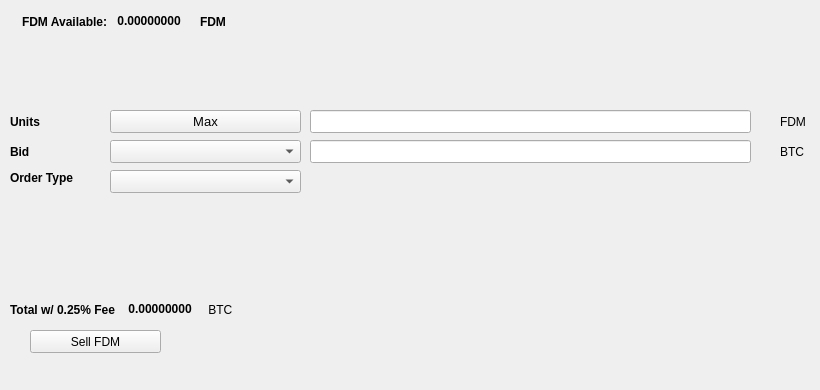
   <widget class="QWidget" name="SellTab">
    <attribute name="title">
     <string>Sell</string>
    </attribute>
    <widget class="QLabel" name="label_16">
     <property name="geometry">
      <rect>
       <x>780</x>
       <y>140</y>
       <width>31</width>
       <height>23</height>
      </rect>
     </property>
     <property name="text">
      <string>BTC</string>
     </property>
    </widget>
    <widget class="QComboBox" name="SellBidcomboBox">
     <property name="geometry">
      <rect>
       <x>110</x>
       <y>140</y>
       <width>191</width>
       <height>23</height>
      </rect>
     </property>
     <property name="font">
      <font>
       <pointsize>10</pointsize>
      </font>
     </property>
    </widget>
    <widget class="QLabel" name="label_18">
     <property name="geometry">
      <rect>
       <x>10</x>
       <y>110</y>
       <width>46</width>
       <height>23</height>
      </rect>
     </property>
     <property name="font">
      <font>
       <weight>75</weight>
       <bold>true</bold>
      </font>
     </property>
     <property name="text">
      <string>Units</string>
     </property>
    </widget>
    <widget class="QPushButton" name="Sell_Max_Amount">
     <property name="geometry">
      <rect>
       <x>110</x>
       <y>110</y>
       <width>191</width>
       <height>23</height>
      </rect>
     </property>
     <property name="font">
      <font>
       <pointsize>10</pointsize>
      </font>
     </property>
     <property name="text">
      <string>Max</string>
     </property>
    </widget>
    <widget class="QLabel" name="label_20">
     <property name="geometry">
      <rect>
       <x>10</x>
       <y>170</y>
       <width>91</width>
       <height>16</height>
      </rect>
     </property>
     <property name="font">
      <font>
       <weight>75</weight>
       <bold>true</bold>
      </font>
     </property>
     <property name="text">
      <string>Order Type</string>
     </property>
    </widget>
    <widget class="QComboBox" name="SellOrdertypeCombo">
     <property name="geometry">
      <rect>
       <x>110</x>
       <y>170</y>
       <width>191</width>
       <height>23</height>
      </rect>
     </property>
     <property name="font">
      <font>
       <pointsize>10</pointsize>
      </font>
     </property>
    </widget>
    <widget class="QLabel" name="label_21">
     <property name="geometry">
      <rect>
       <x>10</x>
       <y>140</y>
       <width>46</width>
       <height>23</height>
      </rect>
     </property>
     <property name="font">
      <font>
       <weight>75</weight>
       <bold>true</bold>
      </font>
     </property>
     <property name="text">
      <string>Bid</string>
     </property>
    </widget>
    <widget class="QLabel" name="label_22">
     <property name="geometry">
      <rect>
       <x>780</x>
       <y>110</y>
       <width>31</width>
       <height>23</height>
      </rect>
     </property>
     <property name="text">
      <string>FDM</string>
     </property>
    </widget>
    <widget class="QLineEdit" name="UnitsInputFDM">
     <property name="geometry">
      <rect>
       <x>310</x>
       <y>110</y>
       <width>441</width>
       <height>23</height>
      </rect>
     </property>
     <property name="font">
      <font>
       <pointsize>9</pointsize>
       <weight>75</weight>
       <bold>true</bold>
      </font>
     </property>
    </widget>
    <widget class="QLineEdit" name="SellBidPriceEdit">
     <property name="geometry">
      <rect>
       <x>310</x>
       <y>140</y>
       <width>441</width>
       <height>23</height>
      </rect>
     </property>
     <property name="font">
      <font>
       <pointsize>9</pointsize>
       <weight>75</weight>
       <bold>true</bold>
      </font>
     </property>
    </widget>
    <widget class="QPushButton" name="SellFDMBTN">
     <property name="geometry">
      <rect>
       <x>30</x>
       <y>330</y>
       <width>131</width>
       <height>23</height>
      </rect>
     </property>
     <property name="text">
      <string>Sell FDM</string>
     </property>
     <property name="icon">
      <iconset resource="../FDM">
       <normaloff>:/icons/bitcoin</normaloff>:/icons/bitcoin</iconset>
     </property>
    </widget>
    <widget class="QWidget" name="layoutWidget3">
     <property name="geometry">
      <rect>
       <x>22</x>
       <y>12</y>
       <width>258</width>
       <height>19</height>
      </rect>
     </property>
     <layout class="QHBoxLayout" name="horizontalLayout">
      <item>
       <widget class="QLabel" name="label232_2">
        <property name="font">
         <font>
          <weight>75</weight>
          <bold>true</bold>
         </font>
        </property>
        <property name="text">
         <string>FDM Available:</string>
        </property>
       </widget>
      </item>
      <item>
       <widget class="QLabel" name="FDMAvailableLabel">
        <property name="palette">
         <palette>
          <active>
           <colorrole role="WindowText">
            <brush brushstyle="SolidPattern">
             <color alpha="255">
              <red>0</red>
              <green>0</green>
              <blue>0</blue>
             </color>
            </brush>
           </colorrole>
           <colorrole role="Button">
            <brush brushstyle="SolidPattern">
             <color alpha="255">
              <red>0</red>
              <green>170</green>
              <blue>0</blue>
             </color>
            </brush>
           </colorrole>
           <colorrole role="Light">
            <brush brushstyle="SolidPattern">
             <color alpha="255">
              <red>0</red>
              <green>255</green>
              <blue>0</blue>
             </color>
            </brush>
           </colorrole>
           <colorrole role="Midlight">
            <brush brushstyle="SolidPattern">
             <color alpha="255">
              <red>0</red>
              <green>212</green>
              <blue>0</blue>
             </color>
            </brush>
           </colorrole>
           <colorrole role="Dark">
            <brush brushstyle="SolidPattern">
             <color alpha="255">
              <red>0</red>
              <green>85</green>
              <blue>0</blue>
             </color>
            </brush>
           </colorrole>
           <colorrole role="Mid">
            <brush brushstyle="SolidPattern">
             <color alpha="255">
              <red>0</red>
              <green>113</green>
              <blue>0</blue>
             </color>
            </brush>
           </colorrole>
           <colorrole role="Text">
            <brush brushstyle="SolidPattern">
             <color alpha="255">
              <red>0</red>
              <green>170</green>
              <blue>0</blue>
             </color>
            </brush>
           </colorrole>
           <colorrole role="BrightText">
            <brush brushstyle="SolidPattern">
             <color alpha="255">
              <red>255</red>
              <green>255</green>
              <blue>255</blue>
             </color>
            </brush>
           </colorrole>
           <colorrole role="ButtonText">
            <brush brushstyle="SolidPattern">
             <color alpha="255">
              <red>0</red>
              <green>0</green>
              <blue>0</blue>
             </color>
            </brush>
           </colorrole>
           <colorrole role="Base">
            <brush brushstyle="SolidPattern">
             <color alpha="255">
              <red>255</red>
              <green>255</green>
              <blue>255</blue>
             </color>
            </brush>
           </colorrole>
           <colorrole role="Window">
            <brush brushstyle="SolidPattern">
             <color alpha="255">
              <red>0</red>
              <green>170</green>
              <blue>0</blue>
             </color>
            </brush>
           </colorrole>
           <colorrole role="Shadow">
            <brush brushstyle="SolidPattern">
             <color alpha="255">
              <red>0</red>
              <green>0</green>
              <blue>0</blue>
             </color>
            </brush>
           </colorrole>
           <colorrole role="AlternateBase">
            <brush brushstyle="SolidPattern">
             <color alpha="255">
              <red>127</red>
              <green>212</green>
              <blue>127</blue>
             </color>
            </brush>
           </colorrole>
           <colorrole role="ToolTipBase">
            <brush brushstyle="SolidPattern">
             <color alpha="255">
              <red>255</red>
              <green>255</green>
              <blue>220</blue>
             </color>
            </brush>
           </colorrole>
           <colorrole role="ToolTipText">
            <brush brushstyle="SolidPattern">
             <color alpha="255">
              <red>0</red>
              <green>0</green>
              <blue>0</blue>
             </color>
            </brush>
           </colorrole>
          </active>
          <inactive>
           <colorrole role="WindowText">
            <brush brushstyle="SolidPattern">
             <color alpha="255">
              <red>0</red>
              <green>0</green>
              <blue>0</blue>
             </color>
            </brush>
           </colorrole>
           <colorrole role="Button">
            <brush brushstyle="SolidPattern">
             <color alpha="255">
              <red>0</red>
              <green>170</green>
              <blue>0</blue>
             </color>
            </brush>
           </colorrole>
           <colorrole role="Light">
            <brush brushstyle="SolidPattern">
             <color alpha="255">
              <red>0</red>
              <green>255</green>
              <blue>0</blue>
             </color>
            </brush>
           </colorrole>
           <colorrole role="Midlight">
            <brush brushstyle="SolidPattern">
             <color alpha="255">
              <red>0</red>
              <green>212</green>
              <blue>0</blue>
             </color>
            </brush>
           </colorrole>
           <colorrole role="Dark">
            <brush brushstyle="SolidPattern">
             <color alpha="255">
              <red>0</red>
              <green>85</green>
              <blue>0</blue>
             </color>
            </brush>
           </colorrole>
           <colorrole role="Mid">
            <brush brushstyle="SolidPattern">
             <color alpha="255">
              <red>0</red>
              <green>113</green>
              <blue>0</blue>
             </color>
            </brush>
           </colorrole>
           <colorrole role="Text">
            <brush brushstyle="SolidPattern">
             <color alpha="255">
              <red>0</red>
              <green>170</green>
              <blue>0</blue>
             </color>
            </brush>
           </colorrole>
           <colorrole role="BrightText">
            <brush brushstyle="SolidPattern">
             <color alpha="255">
              <red>255</red>
              <green>255</green>
              <blue>255</blue>
             </color>
            </brush>
           </colorrole>
           <colorrole role="ButtonText">
            <brush brushstyle="SolidPattern">
             <color alpha="255">
              <red>0</red>
              <green>0</green>
              <blue>0</blue>
             </color>
            </brush>
           </colorrole>
           <colorrole role="Base">
            <brush brushstyle="SolidPattern">
             <color alpha="255">
              <red>255</red>
              <green>255</green>
              <blue>255</blue>
             </color>
            </brush>
           </colorrole>
           <colorrole role="Window">
            <brush brushstyle="SolidPattern">
             <color alpha="255">
              <red>0</red>
              <green>170</green>
              <blue>0</blue>
             </color>
            </brush>
           </colorrole>
           <colorrole role="Shadow">
            <brush brushstyle="SolidPattern">
             <color alpha="255">
              <red>0</red>
              <green>0</green>
              <blue>0</blue>
             </color>
            </brush>
           </colorrole>
           <colorrole role="AlternateBase">
            <brush brushstyle="SolidPattern">
             <color alpha="255">
              <red>127</red>
              <green>212</green>
              <blue>127</blue>
             </color>
            </brush>
           </colorrole>
           <colorrole role="ToolTipBase">
            <brush brushstyle="SolidPattern">
             <color alpha="255">
              <red>255</red>
              <green>255</green>
              <blue>220</blue>
             </color>
            </brush>
           </colorrole>
           <colorrole role="ToolTipText">
            <brush brushstyle="SolidPattern">
             <color alpha="255">
              <red>0</red>
              <green>0</green>
              <blue>0</blue>
             </color>
            </brush>
           </colorrole>
          </inactive>
          <disabled>
           <colorrole role="WindowText">
            <brush brushstyle="SolidPattern">
             <color alpha="255">
              <red>0</red>
              <green>85</green>
              <blue>0</blue>
             </color>
            </brush>
           </colorrole>
           <colorrole role="Button">
            <brush brushstyle="SolidPattern">
             <color alpha="255">
              <red>0</red>
              <green>170</green>
              <blue>0</blue>
             </color>
            </brush>
           </colorrole>
           <colorrole role="Light">
            <brush brushstyle="SolidPattern">
             <color alpha="255">
              <red>0</red>
              <green>255</green>
              <blue>0</blue>
             </color>
            </brush>
           </colorrole>
           <colorrole role="Midlight">
            <brush brushstyle="SolidPattern">
             <color alpha="255">
              <red>0</red>
              <green>212</green>
              <blue>0</blue>
             </color>
            </brush>
           </colorrole>
           <colorrole role="Dark">
            <brush brushstyle="SolidPattern">
             <color alpha="255">
              <red>0</red>
              <green>85</green>
              <blue>0</blue>
             </color>
            </brush>
           </colorrole>
           <colorrole role="Mid">
            <brush brushstyle="SolidPattern">
             <color alpha="255">
              <red>0</red>
              <green>113</green>
              <blue>0</blue>
             </color>
            </brush>
           </colorrole>
           <colorrole role="Text">
            <brush brushstyle="SolidPattern">
             <color alpha="255">
              <red>0</red>
              <green>85</green>
              <blue>0</blue>
             </color>
            </brush>
           </colorrole>
           <colorrole role="BrightText">
            <brush brushstyle="SolidPattern">
             <color alpha="255">
              <red>255</red>
              <green>255</green>
              <blue>255</blue>
             </color>
            </brush>
           </colorrole>
           <colorrole role="ButtonText">
            <brush brushstyle="SolidPattern">
             <color alpha="255">
              <red>0</red>
              <green>85</green>
              <blue>0</blue>
             </color>
            </brush>
           </colorrole>
           <colorrole role="Base">
            <brush brushstyle="SolidPattern">
             <color alpha="255">
              <red>0</red>
              <green>170</green>
              <blue>0</blue>
             </color>
            </brush>
           </colorrole>
           <colorrole role="Window">
            <brush brushstyle="SolidPattern">
             <color alpha="255">
              <red>0</red>
              <green>170</green>
              <blue>0</blue>
             </color>
            </brush>
           </colorrole>
           <colorrole role="Shadow">
            <brush brushstyle="SolidPattern">
             <color alpha="255">
              <red>0</red>
              <green>0</green>
              <blue>0</blue>
             </color>
            </brush>
           </colorrole>
           <colorrole role="AlternateBase">
            <brush brushstyle="SolidPattern">
             <color alpha="255">
              <red>0</red>
              <green>170</green>
              <blue>0</blue>
             </color>
            </brush>
           </colorrole>
           <colorrole role="ToolTipBase">
            <brush brushstyle="SolidPattern">
             <color alpha="255">
              <red>255</red>
              <green>255</green>
              <blue>220</blue>
             </color>
            </brush>
           </colorrole>
           <colorrole role="ToolTipText">
            <brush brushstyle="SolidPattern">
             <color alpha="255">
              <red>0</red>
              <green>0</green>
              <blue>0</blue>
             </color>
            </brush>
           </colorrole>
          </disabled>
         </palette>
        </property>
        <property name="font">
         <font>
          <weight>75</weight>
          <bold>true</bold>
         </font>
        </property>
        <property name="text">
         <string> 0.00000000 </string>
        </property>
        <property name="textInteractionFlags">
         <set>Qt::LinksAccessibleByMouse|Qt::TextSelectableByKeyboard|Qt::TextSelectableByMouse</set>
        </property>
       </widget>
      </item>
      <item>
       <widget class="QLabel" name="labelFDM">
        <property name="font">
         <font>
          <weight>75</weight>
          <bold>true</bold>
         </font>
        </property>
        <property name="text">
         <string>FDM</string>
        </property>
       </widget>
      </item>
     </layout>
    </widget>
    <widget class="QWidget" name="layoutWidget">
     <property name="geometry">
      <rect>
       <x>10</x>
       <y>300</y>
       <width>268</width>
       <height>19</height>
      </rect>
     </property>
     <layout class="QHBoxLayout" name="horizontalLayout_2">
      <item>
       <widget class="QLabel" name="label_19">
        <property name="font">
         <font>
          <weight>75</weight>
          <bold>true</bold>
         </font>
        </property>
        <property name="text">
         <string>Total w/ 0.25% Fee </string>
        </property>
       </widget>
      </item>
      <item>
       <widget class="QLabel" name="SellCostLabel">
        <property name="palette">
         <palette>
          <active>
           <colorrole role="WindowText">
            <brush brushstyle="SolidPattern">
             <color alpha="255">
              <red>0</red>
              <green>0</green>
              <blue>0</blue>
             </color>
            </brush>
           </colorrole>
           <colorrole role="Button">
            <brush brushstyle="SolidPattern">
             <color alpha="255">
              <red>0</red>
              <green>170</green>
              <blue>0</blue>
             </color>
            </brush>
           </colorrole>
           <colorrole role="Light">
            <brush brushstyle="SolidPattern">
             <color alpha="255">
              <red>0</red>
              <green>255</green>
              <blue>0</blue>
             </color>
            </brush>
           </colorrole>
           <colorrole role="Midlight">
            <brush brushstyle="SolidPattern">
             <color alpha="255">
              <red>0</red>
              <green>212</green>
              <blue>0</blue>
             </color>
            </brush>
           </colorrole>
           <colorrole role="Dark">
            <brush brushstyle="SolidPattern">
             <color alpha="255">
              <red>0</red>
              <green>85</green>
              <blue>0</blue>
             </color>
            </brush>
           </colorrole>
           <colorrole role="Mid">
            <brush brushstyle="SolidPattern">
             <color alpha="255">
              <red>0</red>
              <green>113</green>
              <blue>0</blue>
             </color>
            </brush>
           </colorrole>
           <colorrole role="Text">
            <brush brushstyle="SolidPattern">
             <color alpha="255">
              <red>0</red>
              <green>170</green>
              <blue>0</blue>
             </color>
            </brush>
           </colorrole>
           <colorrole role="BrightText">
            <brush brushstyle="SolidPattern">
             <color alpha="255">
              <red>255</red>
              <green>255</green>
              <blue>255</blue>
             </color>
            </brush>
           </colorrole>
           <colorrole role="ButtonText">
            <brush brushstyle="SolidPattern">
             <color alpha="255">
              <red>0</red>
              <green>0</green>
              <blue>0</blue>
             </color>
            </brush>
           </colorrole>
           <colorrole role="Base">
            <brush brushstyle="SolidPattern">
             <color alpha="255">
              <red>255</red>
              <green>255</green>
              <blue>255</blue>
             </color>
            </brush>
           </colorrole>
           <colorrole role="Window">
            <brush brushstyle="SolidPattern">
             <color alpha="255">
              <red>0</red>
              <green>170</green>
              <blue>0</blue>
             </color>
            </brush>
           </colorrole>
           <colorrole role="Shadow">
            <brush brushstyle="SolidPattern">
             <color alpha="255">
              <red>0</red>
              <green>0</green>
              <blue>0</blue>
             </color>
            </brush>
           </colorrole>
           <colorrole role="AlternateBase">
            <brush brushstyle="SolidPattern">
             <color alpha="255">
              <red>127</red>
              <green>212</green>
              <blue>127</blue>
             </color>
            </brush>
           </colorrole>
           <colorrole role="ToolTipBase">
            <brush brushstyle="SolidPattern">
             <color alpha="255">
              <red>255</red>
              <green>255</green>
              <blue>220</blue>
             </color>
            </brush>
           </colorrole>
           <colorrole role="ToolTipText">
            <brush brushstyle="SolidPattern">
             <color alpha="255">
              <red>0</red>
              <green>0</green>
              <blue>0</blue>
             </color>
            </brush>
           </colorrole>
          </active>
          <inactive>
           <colorrole role="WindowText">
            <brush brushstyle="SolidPattern">
             <color alpha="255">
              <red>0</red>
              <green>0</green>
              <blue>0</blue>
             </color>
            </brush>
           </colorrole>
           <colorrole role="Button">
            <brush brushstyle="SolidPattern">
             <color alpha="255">
              <red>0</red>
              <green>170</green>
              <blue>0</blue>
             </color>
            </brush>
           </colorrole>
           <colorrole role="Light">
            <brush brushstyle="SolidPattern">
             <color alpha="255">
              <red>0</red>
              <green>255</green>
              <blue>0</blue>
             </color>
            </brush>
           </colorrole>
           <colorrole role="Midlight">
            <brush brushstyle="SolidPattern">
             <color alpha="255">
              <red>0</red>
              <green>212</green>
              <blue>0</blue>
             </color>
            </brush>
           </colorrole>
           <colorrole role="Dark">
            <brush brushstyle="SolidPattern">
             <color alpha="255">
              <red>0</red>
              <green>85</green>
              <blue>0</blue>
             </color>
            </brush>
           </colorrole>
           <colorrole role="Mid">
            <brush brushstyle="SolidPattern">
             <color alpha="255">
              <red>0</red>
              <green>113</green>
              <blue>0</blue>
             </color>
            </brush>
           </colorrole>
           <colorrole role="Text">
            <brush brushstyle="SolidPattern">
             <color alpha="255">
              <red>0</red>
              <green>170</green>
              <blue>0</blue>
             </color>
            </brush>
           </colorrole>
           <colorrole role="BrightText">
            <brush brushstyle="SolidPattern">
             <color alpha="255">
              <red>255</red>
              <green>255</green>
              <blue>255</blue>
             </color>
            </brush>
           </colorrole>
           <colorrole role="ButtonText">
            <brush brushstyle="SolidPattern">
             <color alpha="255">
              <red>0</red>
              <green>0</green>
              <blue>0</blue>
             </color>
            </brush>
           </colorrole>
           <colorrole role="Base">
            <brush brushstyle="SolidPattern">
             <color alpha="255">
              <red>255</red>
              <green>255</green>
              <blue>255</blue>
             </color>
            </brush>
           </colorrole>
           <colorrole role="Window">
            <brush brushstyle="SolidPattern">
             <color alpha="255">
              <red>0</red>
              <green>170</green>
              <blue>0</blue>
             </color>
            </brush>
           </colorrole>
           <colorrole role="Shadow">
            <brush brushstyle="SolidPattern">
             <color alpha="255">
              <red>0</red>
              <green>0</green>
              <blue>0</blue>
             </color>
            </brush>
           </colorrole>
           <colorrole role="AlternateBase">
            <brush brushstyle="SolidPattern">
             <color alpha="255">
              <red>127</red>
              <green>212</green>
              <blue>127</blue>
             </color>
            </brush>
           </colorrole>
           <colorrole role="ToolTipBase">
            <brush brushstyle="SolidPattern">
             <color alpha="255">
              <red>255</red>
              <green>255</green>
              <blue>220</blue>
             </color>
            </brush>
           </colorrole>
           <colorrole role="ToolTipText">
            <brush brushstyle="SolidPattern">
             <color alpha="255">
              <red>0</red>
              <green>0</green>
              <blue>0</blue>
             </color>
            </brush>
           </colorrole>
          </inactive>
          <disabled>
           <colorrole role="WindowText">
            <brush brushstyle="SolidPattern">
             <color alpha="255">
              <red>0</red>
              <green>85</green>
              <blue>0</blue>
             </color>
            </brush>
           </colorrole>
           <colorrole role="Button">
            <brush brushstyle="SolidPattern">
             <color alpha="255">
              <red>0</red>
              <green>170</green>
              <blue>0</blue>
             </color>
            </brush>
           </colorrole>
           <colorrole role="Light">
            <brush brushstyle="SolidPattern">
             <color alpha="255">
              <red>0</red>
              <green>255</green>
              <blue>0</blue>
             </color>
            </brush>
           </colorrole>
           <colorrole role="Midlight">
            <brush brushstyle="SolidPattern">
             <color alpha="255">
              <red>0</red>
              <green>212</green>
              <blue>0</blue>
             </color>
            </brush>
           </colorrole>
           <colorrole role="Dark">
            <brush brushstyle="SolidPattern">
             <color alpha="255">
              <red>0</red>
              <green>85</green>
              <blue>0</blue>
             </color>
            </brush>
           </colorrole>
           <colorrole role="Mid">
            <brush brushstyle="SolidPattern">
             <color alpha="255">
              <red>0</red>
              <green>113</green>
              <blue>0</blue>
             </color>
            </brush>
           </colorrole>
           <colorrole role="Text">
            <brush brushstyle="SolidPattern">
             <color alpha="255">
              <red>0</red>
              <green>85</green>
              <blue>0</blue>
             </color>
            </brush>
           </colorrole>
           <colorrole role="BrightText">
            <brush brushstyle="SolidPattern">
             <color alpha="255">
              <red>255</red>
              <green>255</green>
              <blue>255</blue>
             </color>
            </brush>
           </colorrole>
           <colorrole role="ButtonText">
            <brush brushstyle="SolidPattern">
             <color alpha="255">
              <red>0</red>
              <green>85</green>
              <blue>0</blue>
             </color>
            </brush>
           </colorrole>
           <colorrole role="Base">
            <brush brushstyle="SolidPattern">
             <color alpha="255">
              <red>0</red>
              <green>170</green>
              <blue>0</blue>
             </color>
            </brush>
           </colorrole>
           <colorrole role="Window">
            <brush brushstyle="SolidPattern">
             <color alpha="255">
              <red>0</red>
              <green>170</green>
              <blue>0</blue>
             </color>
            </brush>
           </colorrole>
           <colorrole role="Shadow">
            <brush brushstyle="SolidPattern">
             <color alpha="255">
              <red>0</red>
              <green>0</green>
              <blue>0</blue>
             </color>
            </brush>
           </colorrole>
           <colorrole role="AlternateBase">
            <brush brushstyle="SolidPattern">
             <color alpha="255">
              <red>0</red>
              <green>170</green>
              <blue>0</blue>
             </color>
            </brush>
           </colorrole>
           <colorrole role="ToolTipBase">
            <brush brushstyle="SolidPattern">
             <color alpha="255">
              <red>255</red>
              <green>255</green>
              <blue>220</blue>
             </color>
            </brush>
           </colorrole>
           <colorrole role="ToolTipText">
            <brush brushstyle="SolidPattern">
             <color alpha="255">
              <red>0</red>
              <green>0</green>
              <blue>0</blue>
             </color>
            </brush>
           </colorrole>
          </disabled>
         </palette>
        </property>
        <property name="font">
         <font>
          <weight>75</weight>
          <bold>true</bold>
         </font>
        </property>
        <property name="autoFillBackground">
         <bool>false</bool>
        </property>
        <property name="text">
         <string> 0.00000000</string>
        </property>
        <property name="textInteractionFlags">
         <set>Qt::LinksAccessibleByMouse|Qt::TextSelectableByMouse</set>
        </property>
       </widget>
      </item>
      <item>
       <widget class="QLabel" name="label_17">
        <property name="font">
         <font>
          <weight>50</weight>
          <bold>false</bold>
         </font>
        </property>
        <property name="text">
         <string> BTC</string>
        </property>
       </widget>
      </item>
     </layout>
    </widget>
    <widget class="QLabel" name="label_23">
     <property name="geometry">
      <rect>
       <x>460</x>
       <y>300</y>
       <width>281</width>
       <height>81</height>
      </rect>
     </property>
     <property name="text">
      <string/>
     </property>
     <property name="pixmap">
      <pixmap>:/images/bittrex</pixmap>
     </property>
    </widget>
   </widget>
